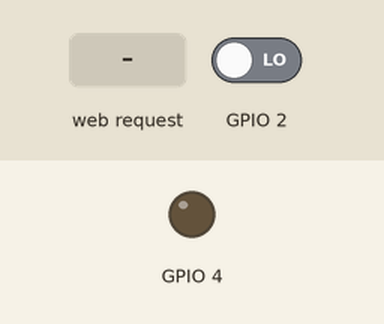
The sketch below on a simulated ESP8266 (NodeMCU). Shown: output pins drawn as LEDs (lit = HIGH). Inputs (shaded band) come from the test bench; at power-on: GPIO 2 LOW. What the sketch prints to the serial monitor is not drawn.

Above: at 2.2 s.
2.3 s: HTTP request GET /gpio/1 received
At 3.5 s:
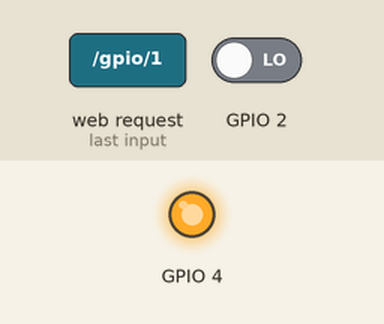
3.8 s: GPIO 2 driven HIGH
At 4.8 s:
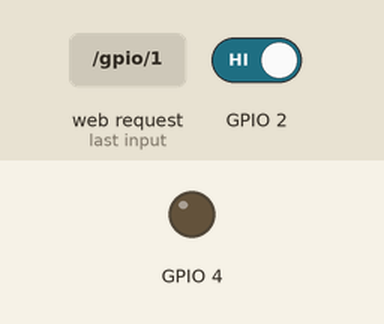
Timing chart, 0 to 6.8 s (numbered marks = the images above; inputs shaded):
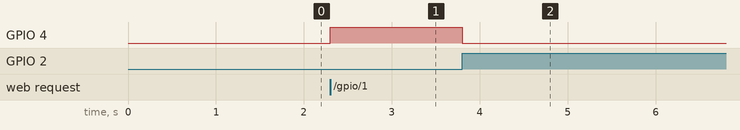

The sketch:

WiFiAccessPoint_v2.2.ino
```cpp
// (licence header left out)
 /* The code below has been modified for the purpose of the Gas Sensor Capstone
  * Project for ECE 412 and ECE 413 through Portland State University. Modifications
  * are made by Alec Wiese, Kam Robertson, Arsalan Sabet Sarvestani, and Noah Harvey.
  */

/*
 * This code will Create a WiFi access point and provide a web server on it. This code
 * will be uploaded to the receiver side of the gas sensor. It is responsible for
 * triggering the actuator when gas is detected.
*/

// Required ESP8266 libraries
#include <ESP8266WiFi.h>
#include <WiFiClient.h>
#include <ESP8266WebServer.h>

// Integer to clear gas sensor after detection
int clearGPIO2=0;
// Value to keep track of time for client to send data
unsigned long clientStartTime;
unsigned long clientWaitTime;
// Set these to your desired SSID and Passowrd credentials for security
const char *ssid = "ESPap";
const char *password = "yo";

// Create a server on port 80
WiFiServer server(80);

// Setup to create a HTTP server and WiFi Access Point
void setup() {
  delay(1000);
  // Set baud rate for communication
  Serial.begin(115200);
  delay(10);
  Serial.println();
  Serial.print("Configuring access point...");

  // Read SSID and Password and connect to gas sensor WiFi
  WiFi.softAP(ssid);
  /* Should add password */

  // Establish IP address, store, and print IP Address
  IPAddress myIP = WiFi.softAPIP();
  Serial.print("AP IP address: ");
  Serial.println(myIP);
  Serial.println("HTTP server started");

  // GPIO4 is used to trip the actuator
  // Set GPIO4 as an output and initialize it as a logic "0"
  pinMode(4, OUTPUT);
  digitalWrite(4, 0);

  // GPIO2 is used to clear the gas sensor
  // Set GPIO2 as an intput
  pinMode(2, INPUT);

  // Start the server
  server.begin();
  Serial.println("Server started");

  // Print the IP address
  Serial.println(WiFi.localIP());
}

// This loop checks if a client has connected
void loop() {
  // Check if a client has connected
  WiFiClient client = server.available();
  // If there is no client connected you can clear the gas sensor
  if (!client) {
    // Read GPIO2 and store it's value
    clearGPIO2 = digitalRead(2);
    // If GPIO2 is a logic "1" than clear the gas sensor at GPIO4 by writing logic "0"
    if (clearGPIO2){
      Serial.println("Clear!");
      digitalWrite(4, 0);
    }
    return;
  }

  // Wait until the client sends some data
  Serial.println("new client");
  clientStartTime = millis();
  while(!client.available()){
    delay(1);
    clientWaitTime = millis() - clientStartTime;
    if(clientWaitTime > 1000 or clientWaitTime < 0) {
      client.stop();
      return;
    }
  }

  // Read the first line of the request
  String req = client.readStringUntil('\r');
  Serial.println(req);
  client.flush();

  // Integer to store the logic level from the transmitter
  int val;
  // Store the correct logic level in val depending on the GPIO value from the transmitter (gas sensor)
  if (req.indexOf("/gpio/0") != -1)
    val = 0;
  else if (req.indexOf("/gpio/1") != -1)
    val = 1;
  else {
    Serial.println("invalid request");
    client.stop();
    return;
  }

  // Do a check on GPIO2 in case user wants to clear the gas sesnor
  // Read GPIO2 and store it's vlaue
  clearGPIO2 = digitalRead(2);
  // If GPIO2 is logic "0" than clear
  if (clearGPIO2)
  {
    Serial.println("Clear!");
    // Store logic "0" so actuator doesn't trip
    val = 0;
  }

  // Write to GPIO4 to trip the actuator if necessary depending on val logic level
  digitalWrite(4, val);

  // Wait one second
  delay(1000);

  client.flush();

  // Prepare the response
  String s = "HTTP/1.1 200 OK\r\nContent-Type: text/html\r\n\r\n<!DOCTYPE HTML>\r\n<html>\r\nGPIO is now ";
  s += (val)?"high":"low";
  s += "</html>\n";

  // Send the response to the client
  client.print(s);
  delay(1);
  Serial.println("Client disonnected");
  return;
  // The client will actually be disconnected
  // when the function returns and 'client' object is detroyed
}
```

Measured:
- after the input at 2.3 s, GPIO 4: LOW → HIGH at once
- after the input at 3.8 s, GPIO 4: HIGH → LOW at once
